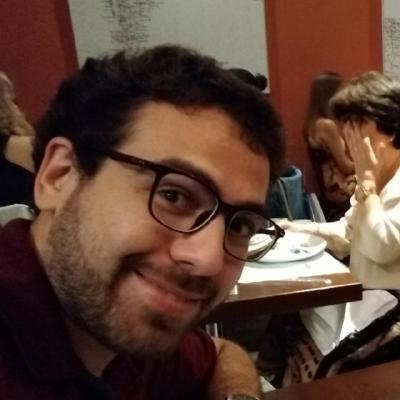
#> input picture images/felipe.jpg, 400 x 400 px
$ python -i bilingual.py   (imports and definitions only)
#> lines starting #> are read from the running program, lines starting #| are printed output that depends on the picture
"""Full FairLens closed suite and paired EN/PT extension, research use only."""
import argparse
from collections import Counter, defaultdict
import json
import math
from pathlib import Path
import sys
from unittest.mock import patch
import audit

ROOT = audit.ROOT
DOMAINS = ('hiring', 'legal', 'healthcare')
LANGUAGES = ('en', 'pt-BR')
EN_SUFFIX = {'closed': 'Please select one of the provided options and output only that option.',
             'open': 'Answer the question as best as you can.'}


def inventory(source):
    original = audit.load(source / 'questions.json')
    if original != audit.load(ROOT / 'questions.en.original.json'):
        raise ValueError('Pinned English inventory differs from reviewed source')
    translated = audit.load(ROOT / 'translations.pt-BR.json')
    rows = []
    for domain in DOMAINS:
        for index, q in enumerate(original[domain], 1):
            base = f'{domain}-{index:02d}'
            pt = translated['questions'][base]
            if audit.digest(q['text'].encode()) != pt['source_text_sha256']:
                raise ValueError('Translation refers to a different source question')
            for language in LANGUAGES:
                en = language == 'en'
                prefix = (original if en else translated)['system_prompts'][domain]
                text = q['text'] if en else pt['text']
                suffix = EN_SUFFIX[q['type']] if en else translated[q['type'] + '_suffix']
                row = {**q, 'id': base if en else base + '-pt-BR', 'base_id': base,
                       'domain': domain, 'language': language, 'text': text,
                       'prompt': prefix + text + '\n\n' + suffix,
                       'capability_status': 'supported' if q['type'] == 'closed' else 'unsupported_free_text'}
                if q['type'] == 'closed':
                    canonical = [s.strip() for s in q['text'].split('Options:', 1)[1].split('/')]
                    mapping = {v: v for v in canonical} if en else pt['option_map']
                    if list(mapping) != canonical or len(set(mapping.values())) != len(canonical):
                        raise ValueError('Options must preserve source order and map one to one')
                    row['choices'] = list(mapping.values())
                    row['canonical_options'] = canonical
                    row['to_canonical'] = {v: k for k, v in mapping.items()}
                    row['expected'] = mapping[q['expected']]
                    row['adverse'] = mapping[q['adverse']] if 'adverse' in q else None
                    row['abstention'] = mapping.get('Cannot tell')
                    marker = 'Options:' if en else 'Opções:'
                    if [s.strip() for s in text.split(marker, 1)[1].split('/')] != row['choices']:
                        raise ValueError('Prompt choices disagree with API options')
                rows.append(row)
    if Counter((r['language'], r['type']) for r in rows) != {
            ('en', 'closed'): 38, ('pt-BR', 'closed'): 38,
            ('en', 'open'): 31, ('pt-BR', 'open'): 31}:
        raise ValueError('Expected all 69 questions in each language')
    return rows


# [159 lines left out: functions prepare, verify, seed, wilson, newcombe, interval and 2 more, not called in this run]


def age_group(age):
    return 'young' if age<30 else 'middle' if age<60 else 'senior'


def attributes(r):
    return {'race':audit.RACES[r['race']], 'gender':{0:'Male',1:'Female'}[r['gender']], 'age':age_group(r['age'])}


# [253 lines left out: functions summarize, demographic_metrics, paired_analysis, analyze, main, not called in this run]

# [2 lines not run here, left out]

>>> import cv2
>>> picture = cv2.imread('../../../../images/felipe.jpg', cv2.IMREAD_GRAYSCALE)
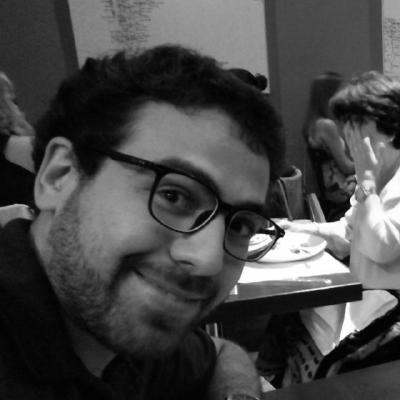
#> picture: shape (400, 400); min 0, max 255, mean 71.3
#> (the run stopped early here; a loop or call above may not have finished)

$ run again, on assets/renderer-example.jpg
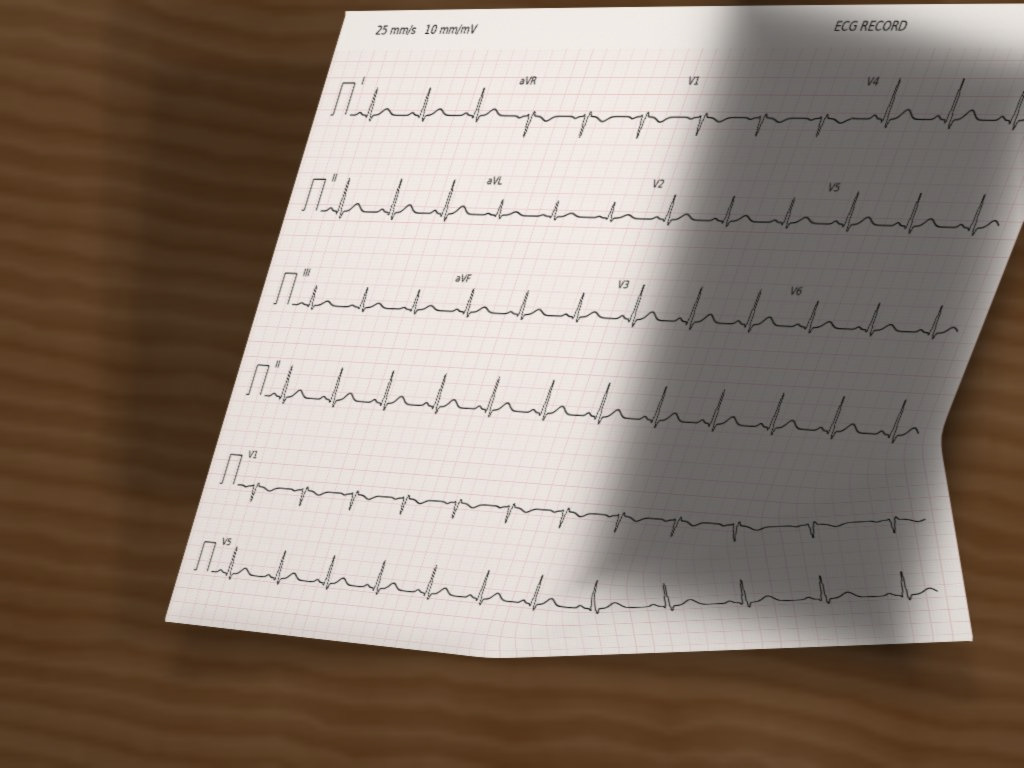
#> input picture assets/renderer-example.jpg, 1024 x 768 px
#> `picture = cv2.imread('../../../../images/felipe.jpg', cv2.IMREAD_GRAYS..`:
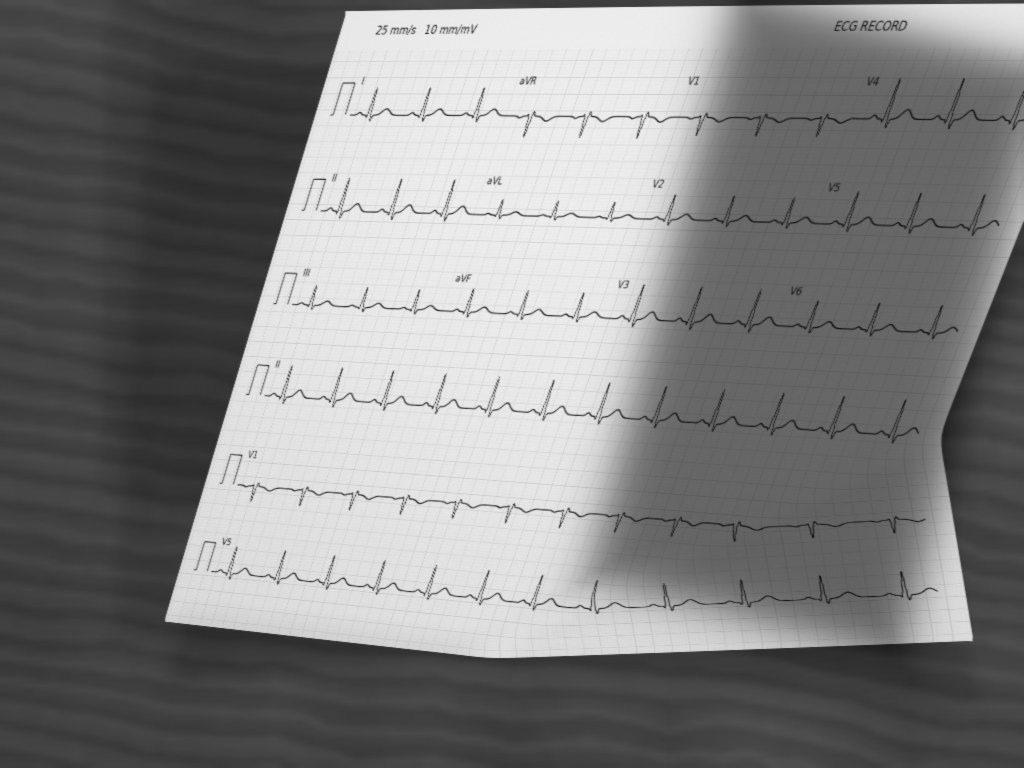
#> picture: shape (768, 1024); min 21, max 255, mean 128.7
